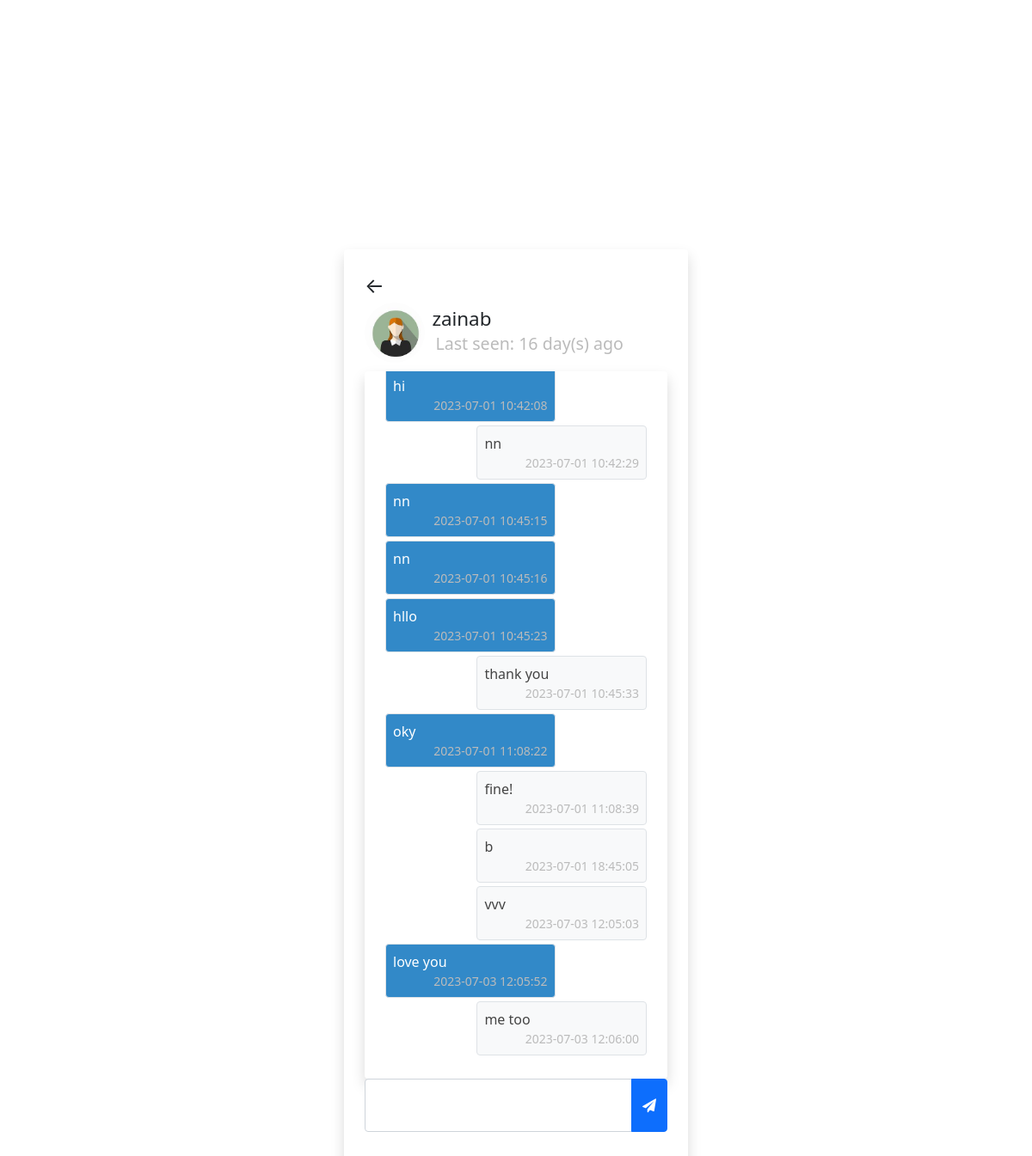
Page /chat.php?user=zainab1 (signed in) on the committed database.
### tables this page shows
CREATE TABLE `users` (
  `id` int(20) NOT NULL,
  `name` varchar(255) NOT NULL,
  `user_name` varchar(255) NOT NULL,
  `password` varchar(1000) NOT NULL,
  `p-p` varchar(255) NOT NULL DEFAULT 'user.jpg',
  `lastseen` datetime NOT NULL DEFAULT current_timestamp()
);

CREATE TABLE `chats` (
  `chat_id` int(11) NOT NULL,
  `from_id` int(11) NOT NULL,
  `to_id` int(11) NOT NULL,
  `message` text NOT NULL,
  `opened` tinyint(1) NOT NULL DEFAULT 0,
  `created_at` datetime NOT NULL DEFAULT current_timestamp()
);

### app/helper/user.php (called while the page is built)
<?php
function getUser($user_name,$con){
    $sql="SELECT * FROM users WHERE user_name=?";
    $stmt=$con->prepare($sql);
    $stmt->bind_param('s', $user_name);
    $stmt->execute();
    $result = $stmt->get_result();
    $count = $result->num_rows;
    if($count == 1){
        $user = $result->fetch_assoc();
        return $user;
    }else{
        $user=[];
        return $user;
    }
}
?>

### app/helper/timeAgo.php (called while the page is built, shortened)
<?php
function lastseen($date_time){
	   $timestamp = strtotime($date_time);
	   $strTime = array("second", "minute", "hour", "day", "month", "year");
	   $length = array("60","60","24","30","12","10");
	   $currentTime = time();
	   if($currentTime >= $timestamp) {
			$diff     = time()- $timestamp;
			for($i = 0; $diff >= $length[$i] && $i < count($length)-1; $i++) {
			$diff = $diff / $length[$i];
			}
			$diff = round($diff);
            if($diff<59 && $strTime[$i]=="second"){
                return 'Active';
            }
            else{
			return $diff . " " . $strTime[$i] . "(s) ago ";
            }
	   }
	}

### app/helper/chat.php (called while the page is built)
<?php
function getChats($id_1, $id_2, $con)
{
    $sql= "SELECT * FROM chats WHERE (from_id= ? AND to_id= ?)
           OR (to_id= ? AND from_id= ?) ORDER  BY chat_id ASC";
    $stmt = $con->prepare($sql);
    $stmt->bind_param("ssss", $id_1, $id_2, $id_1, $id_2);
    $stmt->execute();
    $result = $stmt->get_result();
    $count = $result->num_rows;
    if ($count > 0) {
        $chats= $result->fetch_all(MYSQLI_ASSOC);
        return $chats;
    }else{
        $chats=[];
        return $chats;
    }
    }

### chat.php (the view, shortened to what this page needs)
<?php
if(isset($_SESSION['user_name'])){
    include("app/db_connection.php");
    include("app/helper/user.php");
    include("app/helper/chat.php");
    include("app/helper/timeAgo.php");
    $chatWith= getUser($_GET['user'], $con);
     $chats= getChats($_SESSION['user_id'], $chatWith['id'], $con);
 ?>
 <!DOCTYPE html>
<html lang="en">
<head>
    <link rel="stylesheet" href="css/style.css">
    <link href="https://cdn.jsdelivr.net/npm/bootstrap@5.0.2/dist/css/bootstrap.min.css"
    rel="stylesheet">
    <link rel="stylesheet" href="https://cdnjs.cloudflare.com/ajax/libs/font-awesome/4.7.0/css/font-awesome.min.css">
</head>
<body class="d-flex justify-content-center align-items-center vh-100">
   <div class="w-400 p-4 shadow rounded">
      <a href="home.php" class="fs-4 link-dark text-decoration-none">&#8592;</a>
      <div class="d-flex align-items-center">
        <img src="upload/<?=$chatWith['p-p']?>" alt="" class="w-15 rounded-circle">
        <h3 class="display-4 fs-sm m-2"><?=$chatWith['name']?> <br>
        <div class="d-flex align-items-center" title="online">
        <?php
         if (lastseen($chatWith['lastseen']) == "Active") {
         ?>
         <div class="online"></div>
         <small class="d-block p-1">online</small>
         <?php } else { ?>
         <small class="d-block p-1">
            Last seen:
            <?=lastseen($chatWith['lastseen'])?>
         </small>
         <?php } ?>
        </div>
        </h3>
      </div>
      <div class="shadow p-4 rounded d-flex flex-column mt-2 chat-box" id="chatBox">
         <?php
         if (!empty ($chats)) {
            foreach ($chats as $chat) {
               if ($chat['from_id'] == $_SESSION['user_id']) {
                   ?>
                   <p class="rtext align-self-end border rounded p-2 mb-1"><?= $chat['message']?>
                       <small class="d-block"><?= $chat['created_at']?></small>
                   </p>
                   <?php
               } else {
                   ?>
                   <p class="ltext border rounded p-2 mb-1"><?= $chat['message']?>
                       <small class="d-block"><?= $chat['created_at']?></small>
                   </p>
                   <?php
               }
           }
        } ?>
      </div>
      <div class="input-group mb-3">
        <textarea cols="3" class="form-control" id="message"> </textarea>
        <button class="btn btn-primary" id="sendBtn">
         <i class="fa fa-paper-plane"></i>
        </button>
      </div>
   </div>
</body>
</html>
<?php
}else{
    header("Location:index.php");
    exit();
}
?>

### css/style.css (style rules this page uses)
.w-400 { width: 400px; }
a { text-decoration: none; }
.w-15 { width: 20%; }
.fs-sm { font-size: 1.4rem !important; }
small { color: #bbb; font-size: 0.7rem; text-align: right; }
.chat-box { overflow-y: auto; overflow-x: hidden; max-height: 50vh; }
.rtext { width: 65%; background: #f8f9fa; color: #444; }
.ltext { width: 65%; background: #3289c8; color: #fff; }
.input-group textarea { resize: none; }

### rows in the picture
users: value (picture), name "zainab", lastseen "16 day(s) ago"
chats: message "hi", created_at "2023-07-01 10:42:08"
chats: message "nn", created_at "2023-07-01 10:42:29"
chats: message "nn", created_at "2023-07-01 10:45:15"
chats: message "nn", created_at "2023-07-01 10:45:16"
chats: message "hllo", created_at "2023-07-01 10:45:23"
chats: message "thank you", created_at "2023-07-01 10:45:33"
chats: message "oky", created_at "2023-07-01 11:08:22"
chats: message "fine!", created_at "2023-07-01 11:08:39"
chats: message "b", created_at "2023-07-01 18:45:05"
chats: message "vvv", created_at "2023-07-03 12:05:03"
chats: message "love you", created_at "2023-07-03 12:05:52"
chats: message "me too", created_at "2023-07-03 12:06:00"
